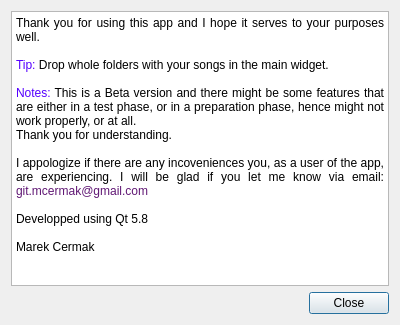
<?xml version="1.0" encoding="UTF-8"?>
<ui version="4.0">
 <class>DialogAbout</class>
 <widget class="QDialog" name="DialogAbout">
  <property name="geometry">
   <rect>
    <x>0</x>
    <y>0</y>
    <width>400</width>
    <height>325</height>
   </rect>
  </property>
  <property name="windowTitle">
   <string>About</string>
  </property>
  <layout class="QGridLayout" name="gridLayout">
   <item row="1" column="1">
    <widget class="QPushButton" name="pushButton">
     <property name="text">
      <string>Close</string>
     </property>
    </widget>
   </item>
   <item row="1" column="0">
    <spacer name="horizontalSpacer">
     <property name="orientation">
      <enum>Qt::Horizontal</enum>
     </property>
     <property name="sizeHint" stdset="0">
      <size>
       <width>40</width>
       <height>20</height>
      </size>
     </property>
    </spacer>
   </item>
   <item row="0" column="0" colspan="2">
    <widget class="QTextEdit" name="textEdit">
     <property name="autoFormatting">
      <set>QTextEdit::AutoAll</set>
     </property>
     <property name="documentTitle">
      <string/>
     </property>
     <property name="readOnly">
      <bool>true</bool>
     </property>
     <property name="html">
      <string>&lt;!DOCTYPE HTML PUBLIC &quot;-//W3C//DTD HTML 4.0//EN&quot; &quot;http://www.w3.org/TR/REC-html40/strict.dtd&quot;&gt;
&lt;html&gt;&lt;head&gt;&lt;meta name=&quot;qrichtext&quot; content=&quot;1&quot; /&gt;&lt;style type=&quot;text/css&quot;&gt;
p, li { white-space: pre-wrap; }
&lt;/style&gt;&lt;/head&gt;&lt;body style=&quot; font-family:'Sans Serif'; font-size:9pt; font-weight:400; font-style:normal;&quot;&gt;
&lt;p align=&quot;justify&quot; style=&quot; margin-top:0px; margin-bottom:0px; margin-left:0px; margin-right:0px; -qt-block-indent:0; text-indent:0px;&quot;&gt;Thank you for using this app and I hope it serves to your purposes well. &lt;/p&gt;
&lt;p align=&quot;justify&quot; style=&quot;-qt-paragraph-type:empty; margin-top:0px; margin-bottom:0px; margin-left:0px; margin-right:0px; -qt-block-indent:0; text-indent:0px;&quot;&gt;&lt;br /&gt;&lt;/p&gt;
&lt;p align=&quot;justify&quot; style=&quot; margin-top:0px; margin-bottom:0px; margin-left:0px; margin-right:0px; -qt-block-indent:0; text-indent:0px;&quot;&gt;&lt;span style=&quot; color:#5500ff;&quot;&gt;Tip: &lt;/span&gt;Drop whole folders with your songs in the main widget.&lt;/p&gt;
&lt;p align=&quot;justify&quot; style=&quot;-qt-paragraph-type:empty; margin-top:0px; margin-bottom:0px; margin-left:0px; margin-right:0px; -qt-block-indent:0; text-indent:0px;&quot;&gt;&lt;br /&gt;&lt;/p&gt;
&lt;p align=&quot;justify&quot; style=&quot; margin-top:0px; margin-bottom:0px; margin-left:0px; margin-right:0px; -qt-block-indent:0; text-indent:0px;&quot;&gt;&lt;span style=&quot; color:#5500ff;&quot;&gt;Notes:&lt;/span&gt; This is a Beta version and there might be some features that are either in a test phase, or in a preparation phase, hence might not work properly, or at all. &lt;/p&gt;
&lt;p align=&quot;justify&quot; style=&quot; margin-top:0px; margin-bottom:0px; margin-left:0px; margin-right:0px; -qt-block-indent:0; text-indent:0px;&quot;&gt;Thank you for understanding.&lt;/p&gt;
&lt;p align=&quot;justify&quot; style=&quot;-qt-paragraph-type:empty; margin-top:0px; margin-bottom:0px; margin-left:0px; margin-right:0px; -qt-block-indent:0; text-indent:0px;&quot;&gt;&lt;br /&gt;&lt;/p&gt;
&lt;p align=&quot;justify&quot; style=&quot; margin-top:0px; margin-bottom:0px; margin-left:0px; margin-right:0px; -qt-block-indent:0; text-indent:0px;&quot;&gt;I appologize if there are any incoveniences you, as a user of the app, are experiencing. I will be glad if you let me know via email: &lt;span style=&quot; color:#601774;&quot;&gt;git.mcermak@gmail.com&lt;/span&gt;&lt;/p&gt;
&lt;p style=&quot;-qt-paragraph-type:empty; margin-top:0px; margin-bottom:0px; margin-left:0px; margin-right:0px; -qt-block-indent:0; text-indent:0px;&quot;&gt;&lt;br /&gt;&lt;/p&gt;
&lt;p style=&quot; margin-top:0px; margin-bottom:0px; margin-left:0px; margin-right:0px; -qt-block-indent:0; text-indent:0px;&quot;&gt;Developped using Qt 5.8&lt;/p&gt;
&lt;p style=&quot;-qt-paragraph-type:empty; margin-top:0px; margin-bottom:0px; margin-left:0px; margin-right:0px; -qt-block-indent:0; text-indent:0px;&quot;&gt;&lt;br /&gt;&lt;/p&gt;
&lt;p style=&quot; margin-top:0px; margin-bottom:0px; margin-left:0px; margin-right:0px; -qt-block-indent:0; text-indent:0px;&quot;&gt;Marek Cermak&lt;/p&gt;&lt;/body&gt;&lt;/html&gt;</string>
     </property>
    </widget>
   </item>
  </layout>
 </widget>
 <resources/>
 <connections/>
</ui>
